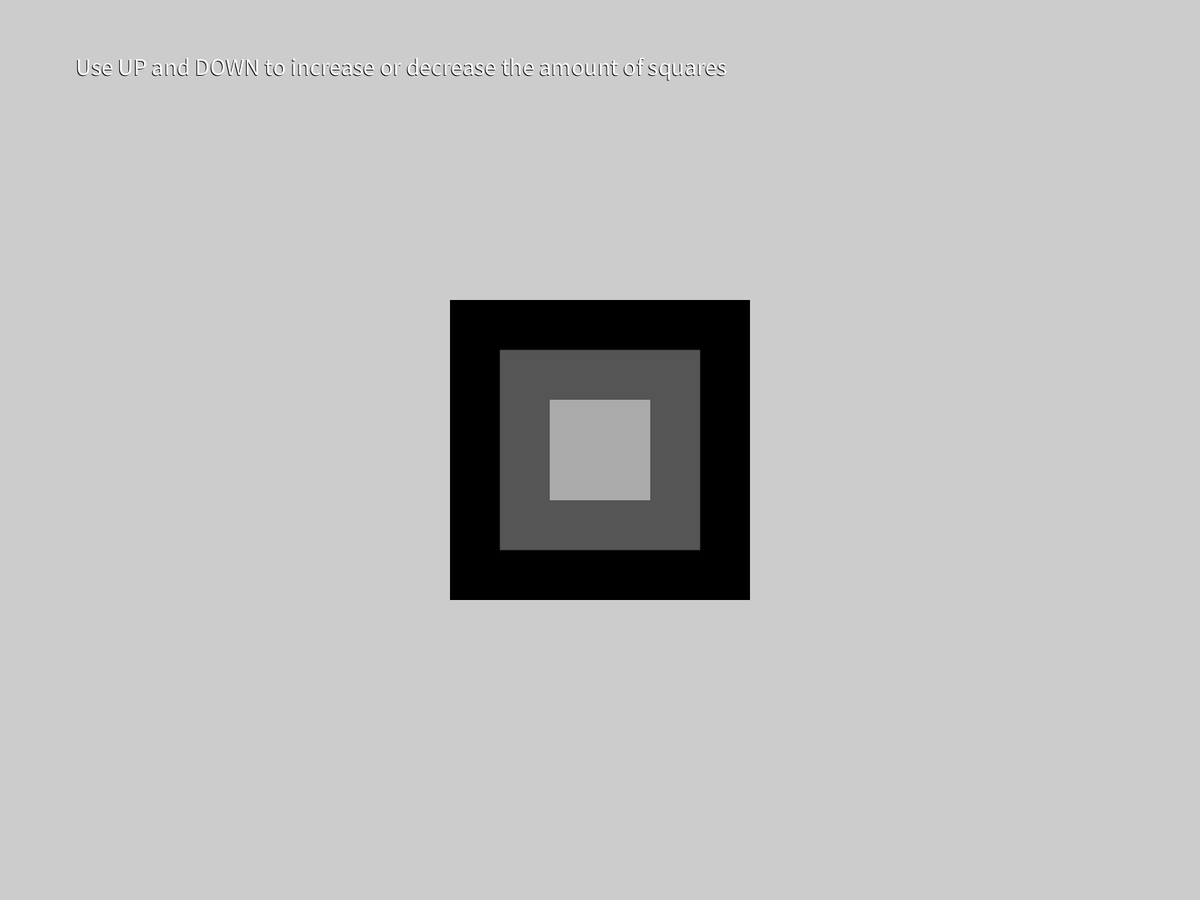
Frame 1 (no input)
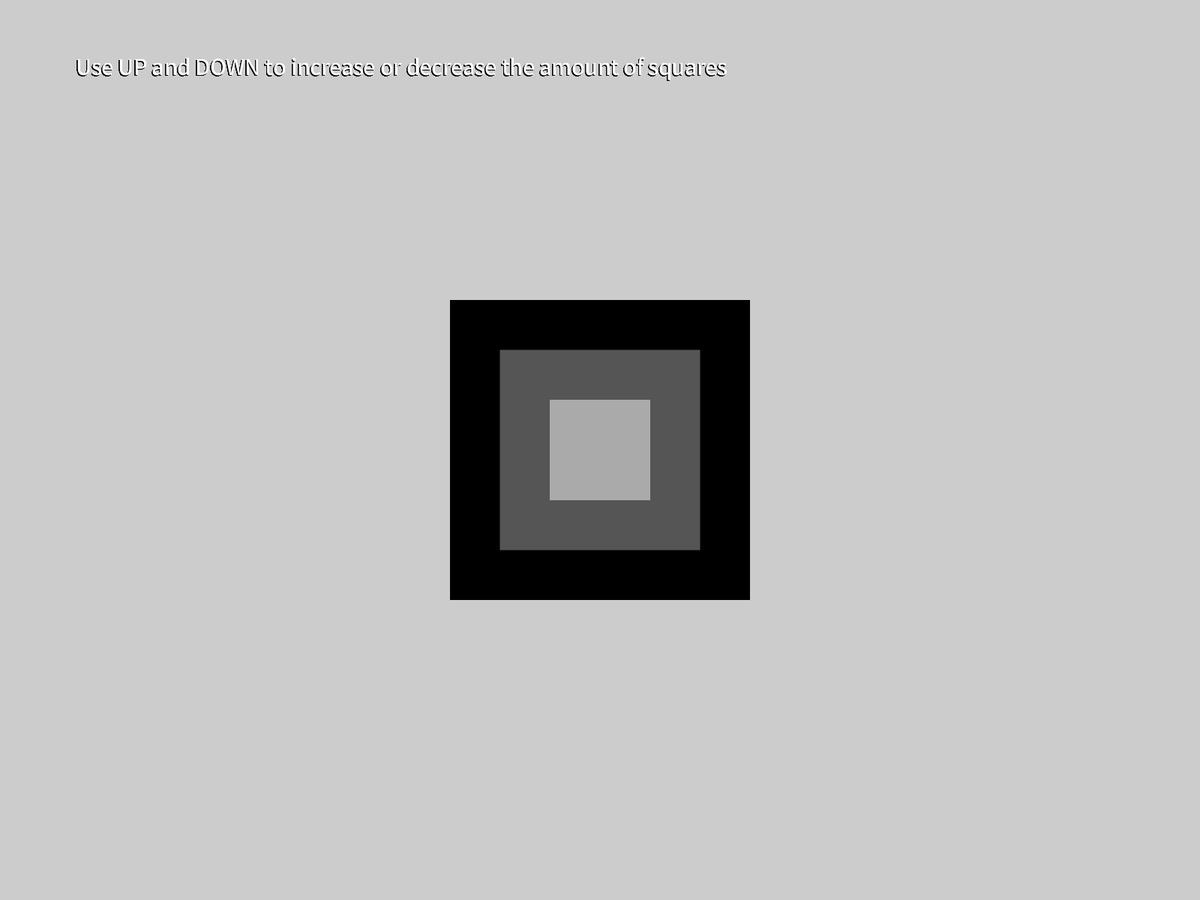
Frame 60 (the mouse pressed at the canvas centre just before this capture)
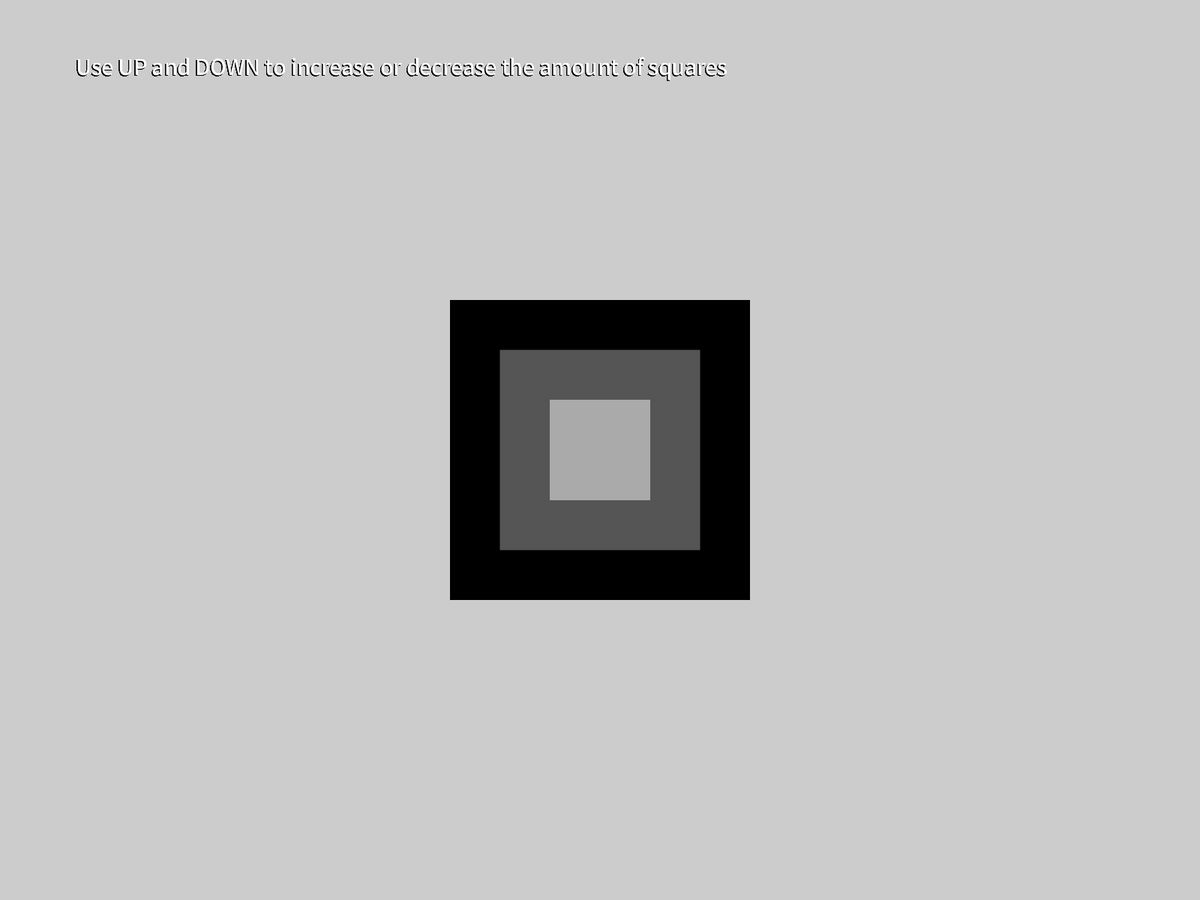
Frame 120 (the mouse held since frame 60 and released just before this capture)

The Processing sketch that drew these frames (run headless with seeded random() and noise(); from frame 60 on, the mouse is pressed at the canvas centre):

// Processing sketch: Pyramid
// ── Pyramid.pde
int BASE_SIZE = 400;
int nSquares = 3;

int x_center;
int y_center;

public void settings() {
  fullScreen();
}

void setup() {
  x_center = (width - BASE_SIZE) / 2;
  y_center = (height - BASE_SIZE) / 2;
}

void draw() {
  int colorStep = floor(255 / nSquares);
  float sizeStep = BASE_SIZE / nSquares;
  
  for (int i = 0; i < nSquares; ++i) {

    push();

    noStroke();
    fill(i * colorStep);
    square(x_center + sizeStep / 2 * i, y_center + sizeStep / 2 * i, BASE_SIZE - sizeStep * i);
    
    pop();
  }

  push(); 

  fill(0);
  textSize(32);
  text("Use UP and DOWN to increase or decrease the amount of squares", 100, 101);
  fill(255);
  text("Use UP and DOWN to increase or decrease the amount of squares", 101, 100);

  pop();

}

void keyPressed() {

  if(keyCode == UP && nSquares < 254) {
    nSquares++;
  }

  if(keyCode == DOWN && nSquares > 1) {
    nSquares--;
  } 

}
